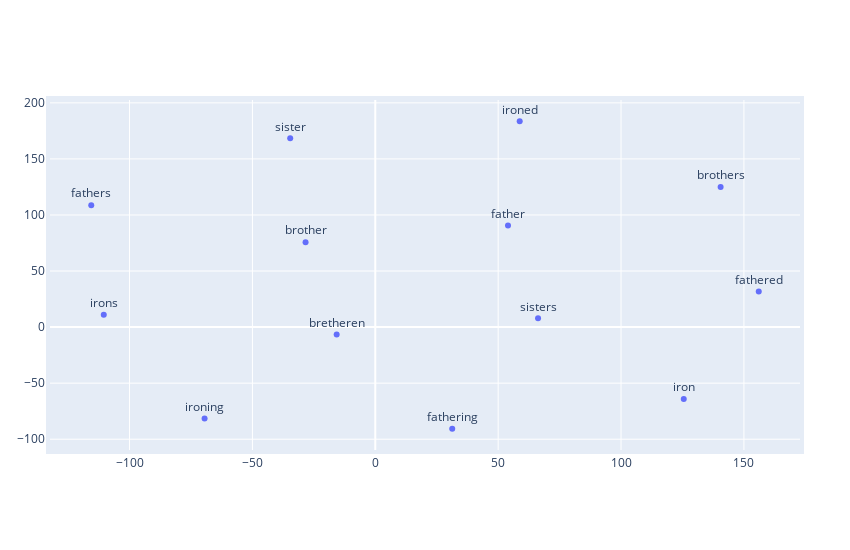

Notebook source saved alongside this figure:
### Markdown cell above
* Train and trains are closer to plane and cars however trained and training are more closer to exercise and exercising. (After limiting our data, it is easier to see.)

* From now on, we will examine a less complex example such as "brother", "sister", "father", "iron".

### Code cell
x_vals, y_vals, labels = reduce_dimensions_tsne_norm(lexi_nd[4:8])
plot_with_plotly(x_vals, y_vals, labels)

### Figure 1 — Plotly figure (JSON) as saved in the notebook; plotly's stock layout.template omitted (floating-point values rounded to 4 significant figures)
{"data": [{"mode": "text+markers", "text": ["brother", "brothers", "bretheren", "sister", "sisters", "father", "fathers", "fathered", "fathering", "iron", "irons", "ironed", "ironing"], "textposition": "top center", "type": "scatter", "x": [-28.37, 140.5, -15.71, -34.62, 66.23, 54.0, -115.6, 156.0, 31.3, 125.5, -110.5, 58.77, -69.46], "y": [75.72, 125.0, -6.499, 168.4, 7.805, 90.61, 108.7, 31.69, -90.66, -64.16, 11.01, 183.6, -81.49]}], "layout": {"autosize": false, "height": 550, "margin": {"b": 100, "l": 50, "pad": 4, "r": 50, "t": 100}, "width": 850}}
